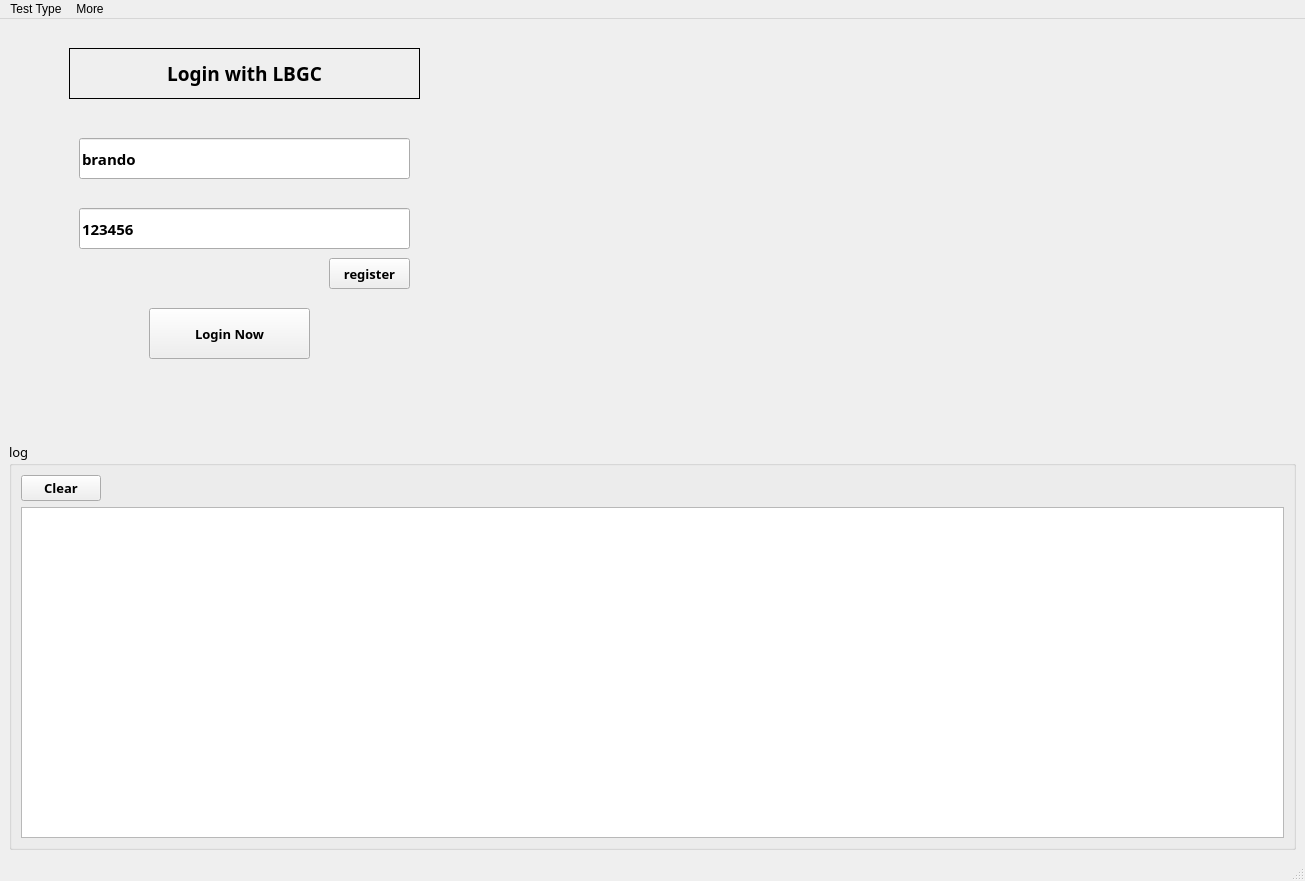
<?xml version="1.0" encoding="UTF-8"?>
<ui version="4.0">
 <class>MainWindow</class>
 <widget class="QMainWindow" name="MainWindow">
  <property name="geometry">
   <rect>
    <x>0</x>
    <y>0</y>
    <width>1305</width>
    <height>881</height>
   </rect>
  </property>
  <property name="windowTitle">
   <string>simulation client v1.0</string>
  </property>
  <widget class="QWidget" name="centralwidget">
   <layout class="QGridLayout" name="gridLayout_4">
    <item row="1" column="0">
     <widget class="QGroupBox" name="groupBox_6">
      <property name="font">
       <font>
        <family>微软雅黑</family>
        <pointsize>10</pointsize>
        <weight>50</weight>
        <bold>false</bold>
       </font>
      </property>
      <property name="title">
       <string>log</string>
      </property>
      <layout class="QGridLayout" name="gridLayout">
       <item row="0" column="1">
        <spacer name="horizontalSpacer_2">
         <property name="orientation">
          <enum>Qt::Horizontal</enum>
         </property>
         <property name="sizeHint" stdset="0">
          <size>
           <width>1171</width>
           <height>20</height>
          </size>
         </property>
        </spacer>
       </item>
       <item row="0" column="0">
        <widget class="QPushButton" name="pushButton_clearLog">
         <property name="font">
          <font>
           <family>微软雅黑</family>
           <pointsize>10</pointsize>
           <weight>75</weight>
           <bold>true</bold>
          </font>
         </property>
         <property name="text">
          <string>Clear</string>
         </property>
        </widget>
       </item>
       <item row="1" column="0" colspan="2">
        <widget class="QPlainTextEdit" name="plainTextEdit_log">
         <property name="font">
          <font>
           <family>微软雅黑</family>
           <pointsize>10</pointsize>
           <weight>75</weight>
           <bold>true</bold>
          </font>
         </property>
         <property name="readOnly">
          <bool>true</bool>
         </property>
         <property name="plainText">
          <string/>
         </property>
         <property name="placeholderText">
          <string/>
         </property>
        </widget>
       </item>
      </layout>
     </widget>
    </item>
    <item row="0" column="0">
     <widget class="QStackedWidget" name="stackedWidget">
      <property name="currentIndex">
       <number>1</number>
      </property>
      <widget class="QWidget" name="page_communication">
       <layout class="QGridLayout" name="gridLayout_3">
        <item row="0" column="0">
         <widget class="QGroupBox" name="groupBox">
          <property name="font">
           <font>
            <family>微软雅黑</family>
           </font>
          </property>
          <property name="title">
           <string>Link Server</string>
          </property>
          <layout class="QHBoxLayout" name="horizontalLayout">
           <item>
            <widget class="QLineEdit" name="lineEdit_ip">
             <property name="font">
              <font>
               <family>微软雅黑</family>
               <pointsize>11</pointsize>
               <weight>75</weight>
               <bold>true</bold>
               <underline>false</underline>
              </font>
             </property>
             <property name="text">
              <string>127.0.0.1</string>
             </property>
             <property name="placeholderText">
              <string>IP Address</string>
             </property>
            </widget>
           </item>
           <item>
            <widget class="QLineEdit" name="lineEdit_port">
             <property name="font">
              <font>
               <family>微软雅黑</family>
               <pointsize>11</pointsize>
               <weight>75</weight>
               <bold>true</bold>
               <underline>false</underline>
              </font>
             </property>
             <property name="text">
              <string>4510</string>
             </property>
             <property name="placeholderText">
              <string>Port</string>
             </property>
            </widget>
           </item>
           <item>
            <widget class="QLineEdit" name="lineEdit_linkCount">
             <property name="font">
              <font>
               <family>微软雅黑</family>
               <pointsize>11</pointsize>
               <weight>75</weight>
               <bold>true</bold>
               <underline>false</underline>
              </font>
             </property>
             <property name="text">
              <string>1</string>
             </property>
             <property name="placeholderText">
              <string>Link count</string>
             </property>
            </widget>
           </item>
           <item>
            <widget class="QPushButton" name="pushButton_connect">
             <property name="font">
              <font>
               <family>微软雅黑</family>
               <weight>75</weight>
               <bold>true</bold>
              </font>
             </property>
             <property name="text">
              <string>Connect</string>
             </property>
            </widget>
           </item>
           <item>
            <widget class="QPushButton" name="pushButton_disconnect">
             <property name="font">
              <font>
               <family>微软雅黑</family>
               <weight>75</weight>
               <bold>true</bold>
              </font>
             </property>
             <property name="text">
              <string>Disconnect</string>
             </property>
            </widget>
           </item>
          </layout>
         </widget>
        </item>
        <item row="0" column="1">
         <widget class="QGroupBox" name="groupBox_2">
          <property name="font">
           <font>
            <family>微软雅黑</family>
           </font>
          </property>
          <property name="title">
           <string>Send Msg Setting</string>
          </property>
          <layout class="QHBoxLayout" name="horizontalLayout_3">
           <item>
            <widget class="QCheckBox" name="checkBox_loopSendData">
             <property name="font">
              <font>
               <family>微软雅黑</family>
               <pointsize>11</pointsize>
               <weight>75</weight>
               <bold>true</bold>
              </font>
             </property>
             <property name="text">
              <string>Loop send data</string>
             </property>
            </widget>
           </item>
           <item>
            <widget class="QLineEdit" name="lineEdit_sendDataInterval">
             <property name="font">
              <font>
               <family>微软雅黑</family>
               <pointsize>11</pointsize>
               <weight>75</weight>
               <bold>true</bold>
               <underline>false</underline>
              </font>
             </property>
             <property name="text">
              <string>3000</string>
             </property>
             <property name="placeholderText">
              <string>Time interval(ms)</string>
             </property>
            </widget>
           </item>
          </layout>
         </widget>
        </item>
        <item row="1" column="0" colspan="2">
         <widget class="QGroupBox" name="groupBox_5">
          <property name="title">
           <string/>
          </property>
          <layout class="QGridLayout" name="gridLayout_2">
           <item row="0" column="0">
            <widget class="QComboBox" name="comboBox_msgType">
             <property name="minimumSize">
              <size>
               <width>100</width>
               <height>0</height>
              </size>
             </property>
             <property name="font">
              <font>
               <family>微软雅黑</family>
               <pointsize>10</pointsize>
               <weight>75</weight>
               <bold>true</bold>
              </font>
             </property>
             <item>
              <property name="text">
               <string>Text</string>
              </property>
             </item>
             <item>
              <property name="text">
               <string>Heart</string>
              </property>
             </item>
            </widget>
           </item>
           <item row="0" column="1">
            <widget class="QPushButton" name="pushButton_sendData">
             <property name="font">
              <font>
               <family>微软雅黑</family>
               <weight>75</weight>
               <bold>true</bold>
              </font>
             </property>
             <property name="text">
              <string>Send</string>
             </property>
            </widget>
           </item>
           <item row="0" column="2">
            <spacer name="horizontalSpacer">
             <property name="orientation">
              <enum>Qt::Horizontal</enum>
             </property>
             <property name="sizeHint" stdset="0">
              <size>
               <width>1065</width>
               <height>20</height>
              </size>
             </property>
            </spacer>
           </item>
           <item row="1" column="0" colspan="3">
            <widget class="QPlainTextEdit" name="plainTextEdit_msgData">
             <property name="font">
              <font>
               <family>微软雅黑</family>
               <pointsize>10</pointsize>
               <weight>75</weight>
               <bold>true</bold>
              </font>
             </property>
             <property name="plainText">
              <string>Send text,if send type is not Text,will be show msg structure here</string>
             </property>
             <property name="backgroundVisible">
              <bool>false</bool>
             </property>
             <property name="centerOnScroll">
              <bool>false</bool>
             </property>
             <property name="placeholderText">
              <string/>
             </property>
            </widget>
           </item>
          </layout>
         </widget>
        </item>
       </layout>
      </widget>
      <widget class="QWidget" name="page_gameLogin">
       <widget class="QLabel" name="label">
        <property name="geometry">
         <rect>
          <x>60</x>
          <y>20</y>
          <width>351</width>
          <height>51</height>
         </rect>
        </property>
        <property name="font">
         <font>
          <family>微软雅黑</family>
          <pointsize>14</pointsize>
          <weight>75</weight>
          <bold>true</bold>
         </font>
        </property>
        <property name="frameShape">
         <enum>QFrame::Box</enum>
        </property>
        <property name="text">
         <string>Login with LBGC</string>
        </property>
        <property name="alignment">
         <set>Qt::AlignCenter</set>
        </property>
       </widget>
       <widget class="QLineEdit" name="lineEdit_loginName">
        <property name="geometry">
         <rect>
          <x>70</x>
          <y>110</y>
          <width>331</width>
          <height>41</height>
         </rect>
        </property>
        <property name="font">
         <font>
          <family>微软雅黑</family>
          <pointsize>11</pointsize>
          <weight>75</weight>
          <bold>true</bold>
          <underline>false</underline>
         </font>
        </property>
        <property name="text">
         <string>brando</string>
        </property>
        <property name="placeholderText">
         <string>User Name</string>
        </property>
       </widget>
       <widget class="QLineEdit" name="lineEdit_loginPassword">
        <property name="geometry">
         <rect>
          <x>70</x>
          <y>180</y>
          <width>331</width>
          <height>41</height>
         </rect>
        </property>
        <property name="font">
         <font>
          <family>微软雅黑</family>
          <pointsize>11</pointsize>
          <weight>75</weight>
          <bold>true</bold>
          <underline>false</underline>
         </font>
        </property>
        <property name="text">
         <string>123456</string>
        </property>
        <property name="placeholderText">
         <string>Password</string>
        </property>
       </widget>
       <widget class="QPushButton" name="pushButton_login">
        <property name="geometry">
         <rect>
          <x>140</x>
          <y>280</y>
          <width>161</width>
          <height>51</height>
         </rect>
        </property>
        <property name="font">
         <font>
          <family>微软雅黑</family>
          <pointsize>10</pointsize>
          <weight>75</weight>
          <bold>true</bold>
         </font>
        </property>
        <property name="text">
         <string>Login Now</string>
        </property>
       </widget>
       <widget class="QPushButton" name="pushButton_register">
        <property name="geometry">
         <rect>
          <x>320</x>
          <y>230</y>
          <width>81</width>
          <height>31</height>
         </rect>
        </property>
        <property name="font">
         <font>
          <family>微软雅黑</family>
          <pointsize>10</pointsize>
          <weight>75</weight>
          <bold>true</bold>
         </font>
        </property>
        <property name="text">
         <string>register</string>
        </property>
       </widget>
      </widget>
     </widget>
    </item>
   </layout>
  </widget>
  <widget class="QMenuBar" name="menubar">
   <property name="geometry">
    <rect>
     <x>0</x>
     <y>0</y>
     <width>1305</width>
     <height>23</height>
    </rect>
   </property>
   <widget class="QMenu" name="menuCommunication">
    <property name="title">
     <string>Test Type</string>
    </property>
    <addaction name="actionCommunication"/>
    <addaction name="actionGameLogin"/>
   </widget>
   <widget class="QMenu" name="menuMore">
    <property name="title">
     <string>More</string>
    </property>
    <addaction name="actionUIHotReload"/>
   </widget>
   <addaction name="menuCommunication"/>
   <addaction name="menuMore"/>
  </widget>
  <widget class="QStatusBar" name="statusbar"/>
  <action name="actionCommunication">
   <property name="text">
    <string>Communication</string>
   </property>
  </action>
  <action name="actionGameLogin">
   <property name="text">
    <string>Game login simulation</string>
   </property>
  </action>
  <action name="actionUIHotReload">
   <property name="text">
    <string>UI Hot Reload</string>
   </property>
  </action>
 </widget>
 <resources/>
 <connections/>
</ui>
